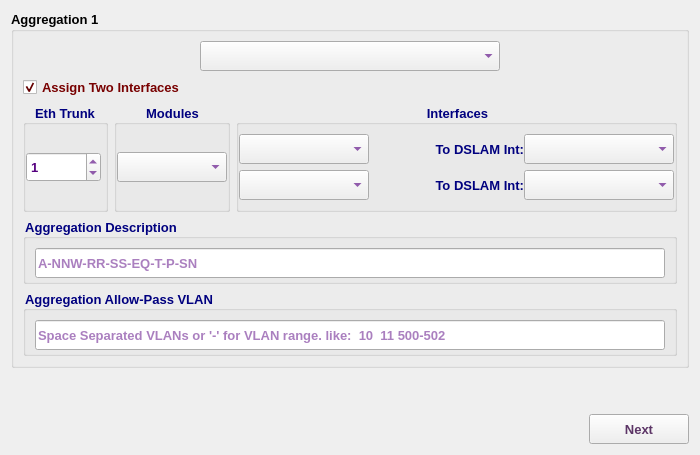
     <widget class="QWidget" name="agg1Tab">
      <attribute name="icon">
       <iconset resource="../../../../../image.qrc">
        <normaloff>:/Image/switch2.png</normaloff>:/Image/switch2.png</iconset>
      </attribute>
      <attribute name="title">
       <string>agg1</string>
      </attribute>
      <layout class="QVBoxLayout" name="verticalLayout_13">
       <item>
        <widget class="QGroupBox" name="groupBox_5">
         <property name="sizePolicy">
          <sizepolicy hsizetype="Expanding" vsizetype="Expanding">
           <horstretch>0</horstretch>
           <verstretch>0</verstretch>
          </sizepolicy>
         </property>
         <property name="minimumSize">
          <size>
           <width>0</width>
           <height>0</height>
          </size>
         </property>
         <property name="maximumSize">
          <size>
           <width>16777215</width>
           <height>800</height>
          </size>
         </property>
         <property name="font">
          <font>
           <family>Tahoma</family>
           <pointsize>10</pointsize>
           <weight>75</weight>
           <bold>true</bold>
          </font>
         </property>
         <property name="title">
          <string>Aggregation 1 </string>
         </property>
         <layout class="QVBoxLayout" name="verticalLayout_3">
          <item>
           <layout class="QHBoxLayout" name="horizontalLayout_9">
            <item>
             <spacer name="horizontalSpacer_6">
              <property name="font">
               <font>
                <family>Tahoma</family>
                <pointsize>10</pointsize>
               </font>
              </property>
              <property name="orientation">
               <enum>Qt::Horizontal</enum>
              </property>
              <property name="sizeHint" stdset="0">
               <size>
                <width>40</width>
                <height>20</height>
               </size>
              </property>
             </spacer>
            </item>
            <item>
             <widget class="QComboBox" name="agg1CB">
              <property name="minimumSize">
               <size>
                <width>300</width>
                <height>30</height>
               </size>
              </property>
              <property name="maximumSize">
               <size>
                <width>300</width>
                <height>30</height>
               </size>
              </property>
              <property name="font">
               <font>
                <family>Tahoma</family>
                <pointsize>10</pointsize>
                <weight>75</weight>
                <bold>true</bold>
               </font>
              </property>
              <property name="styleSheet">
               <string notr="true">color: rgb(85, 0, 127);</string>
              </property>
             </widget>
            </item>
            <item>
             <spacer name="horizontalSpacer_7">
              <property name="font">
               <font>
                <family>Tahoma</family>
                <pointsize>10</pointsize>
               </font>
              </property>
              <property name="orientation">
               <enum>Qt::Horizontal</enum>
              </property>
              <property name="sizeHint" stdset="0">
               <size>
                <width>40</width>
                <height>20</height>
               </size>
              </property>
             </spacer>
            </item>
           </layout>
          </item>
          <item>
           <widget class="QCheckBox" name="agg1dIntCB">
            <property name="font">
             <font>
              <family>Tahoma</family>
              <pointsize>10</pointsize>
              <weight>75</weight>
              <bold>true</bold>
             </font>
            </property>
            <property name="styleSheet">
             <string notr="true">color: rgb(120, 0, 0);</string>
            </property>
            <property name="text">
             <string>Assign Two Interfaces</string>
            </property>
            <property name="checked">
             <bool>true</bool>
            </property>
           </widget>
          </item>
          <item>
           <layout class="QHBoxLayout" name="horizontalLayout_5">
            <item>
             <widget class="QGroupBox" name="groupBox_2">
              <property name="maximumSize">
               <size>
                <width>85</width>
                <height>16777215</height>
               </size>
              </property>
              <property name="font">
               <font>
                <family>Tahoma</family>
                <pointsize>10</pointsize>
                <weight>75</weight>
                <bold>true</bold>
               </font>
              </property>
              <property name="styleSheet">
               <string notr="true">color: rgb(0, 0, 127);</string>
              </property>
              <property name="title">
               <string>Eth Trunk</string>
              </property>
              <property name="alignment">
               <set>Qt::AlignCenter</set>
              </property>
              <layout class="QVBoxLayout" name="verticalLayout">
               <property name="spacing">
                <number>0</number>
               </property>
               <property name="leftMargin">
                <number>0</number>
               </property>
               <property name="topMargin">
                <number>0</number>
               </property>
               <property name="rightMargin">
                <number>0</number>
               </property>
               <property name="bottomMargin">
                <number>0</number>
               </property>
               <item>
                <widget class="QSpinBox" name="agg1EthSB">
                 <property name="minimumSize">
                  <size>
                   <width>75</width>
                   <height>30</height>
                  </size>
                 </property>
                 <property name="maximumSize">
                  <size>
                   <width>75</width>
                   <height>30</height>
                  </size>
                 </property>
                 <property name="font">
                  <font>
                   <family>Tahoma</family>
                   <pointsize>10</pointsize>
                   <weight>75</weight>
                   <bold>true</bold>
                  </font>
                 </property>
                 <property name="styleSheet">
                  <string notr="true">color: rgb(85, 0, 127);</string>
                 </property>
                 <property name="maximum">
                  <number>1000</number>
                 </property>
                 <property name="value">
                  <number>1</number>
                 </property>
                </widget>
               </item>
              </layout>
             </widget>
            </item>
            <item>
             <widget class="QGroupBox" name="groupBox_6">
              <property name="maximumSize">
               <size>
                <width>200</width>
                <height>16777215</height>
               </size>
              </property>
              <property name="font">
               <font>
                <family>Tahoma</family>
                <pointsize>10</pointsize>
                <weight>75</weight>
                <bold>true</bold>
               </font>
              </property>
              <property name="styleSheet">
               <string notr="true">color: rgb(0, 0, 127);</string>
              </property>
              <property name="title">
               <string>Modules</string>
              </property>
              <property name="alignment">
               <set>Qt::AlignCenter</set>
              </property>
              <layout class="QHBoxLayout" name="horizontalLayout_16">
               <property name="spacing">
                <number>0</number>
               </property>
               <property name="leftMargin">
                <number>0</number>
               </property>
               <property name="topMargin">
                <number>0</number>
               </property>
               <property name="rightMargin">
                <number>0</number>
               </property>
               <property name="bottomMargin">
                <number>0</number>
               </property>
               <item>
                <widget class="QComboBox" name="a1mCB">
                 <property name="minimumSize">
                  <size>
                   <width>110</width>
                   <height>30</height>
                  </size>
                 </property>
                 <property name="maximumSize">
                  <size>
                   <width>110</width>
                   <height>30</height>
                  </size>
                 </property>
                 <property name="font">
                  <font>
                   <family>Tahoma</family>
                   <pointsize>10</pointsize>
                   <weight>75</weight>
                   <bold>true</bold>
                  </font>
                 </property>
                 <property name="styleSheet">
                  <string notr="true">color: rgb(85, 0, 127);</string>
                 </property>
                </widget>
               </item>
              </layout>
             </widget>
            </item>
            <item>
             <widget class="QGroupBox" name="groupBox">
              <property name="sizePolicy">
               <sizepolicy hsizetype="Expanding" vsizetype="Preferred">
                <horstretch>0</horstretch>
                <verstretch>0</verstretch>
               </sizepolicy>
              </property>
              <property name="font">
               <font>
                <family>Tahoma</family>
                <pointsize>10</pointsize>
                <weight>75</weight>
                <bold>true</bold>
               </font>
              </property>
              <property name="styleSheet">
               <string notr="true">color: rgb(0, 0, 127);</string>
              </property>
              <property name="title">
               <string>Interfaces</string>
              </property>
              <property name="alignment">
               <set>Qt::AlignCenter</set>
              </property>
              <layout class="QVBoxLayout" name="verticalLayout_6">
               <property name="leftMargin">
                <number>0</number>
               </property>
               <property name="rightMargin">
                <number>0</number>
               </property>
               <item>
                <widget class="QFrame" name="agg1Int1Frame">
                 <property name="font">
                  <font>
                   <family>Tahoma</family>
                   <pointsize>10</pointsize>
                  </font>
                 </property>
                 <property name="frameShape">
                  <enum>QFrame::NoFrame</enum>
                 </property>
                 <property name="frameShadow">
                  <enum>QFrame::Raised</enum>
                 </property>
                 <layout class="QHBoxLayout" name="horizontalLayout_14">
                  <property name="spacing">
                   <number>0</number>
                  </property>
                  <property name="leftMargin">
                   <number>0</number>
                  </property>
                  <property name="topMargin">
                   <number>0</number>
                  </property>
                  <property name="rightMargin">
                   <number>0</number>
                  </property>
                  <property name="bottomMargin">
                   <number>0</number>
                  </property>
                  <item>
                   <widget class="QComboBox" name="agg1Int1CB">
                    <property name="minimumSize">
                     <size>
                      <width>130</width>
                      <height>30</height>
                     </size>
                    </property>
                    <property name="maximumSize">
                     <size>
                      <width>130</width>
                      <height>30</height>
                     </size>
                    </property>
                    <property name="font">
                     <font>
                      <family>Tahoma</family>
                      <pointsize>10</pointsize>
                      <weight>75</weight>
                      <bold>true</bold>
                     </font>
                    </property>
                    <property name="styleSheet">
                     <string notr="true">color: rgb(85, 0, 127);</string>
                    </property>
                   </widget>
                  </item>
                  <item>
                   <widget class="QLabel" name="label_2">
                    <property name="minimumSize">
                     <size>
                      <width>155</width>
                      <height>30</height>
                     </size>
                    </property>
                    <property name="maximumSize">
                     <size>
                      <width>16777215</width>
                      <height>30</height>
                     </size>
                    </property>
                    <property name="font">
                     <font>
                      <family>Tahoma</family>
                      <pointsize>10</pointsize>
                      <weight>75</weight>
                      <bold>true</bold>
                     </font>
                    </property>
                    <property name="text">
                     <string>To DSLAM Int:</string>
                    </property>
                    <property name="alignment">
                     <set>Qt::AlignRight|Qt::AlignTrailing|Qt::AlignVCenter</set>
                    </property>
                   </widget>
                  </item>
                  <item>
                   <widget class="QComboBox" name="a1i1diCB">
                    <property name="sizePolicy">
                     <sizepolicy hsizetype="Expanding" vsizetype="Preferred">
                      <horstretch>0</horstretch>
                      <verstretch>0</verstretch>
                     </sizepolicy>
                    </property>
                    <property name="minimumSize">
                     <size>
                      <width>150</width>
                      <height>30</height>
                     </size>
                    </property>
                    <property name="maximumSize">
                     <size>
                      <width>250</width>
                      <height>30</height>
                     </size>
                    </property>
                    <property name="font">
                     <font>
                      <family>Tahoma</family>
                      <pointsize>10</pointsize>
                      <weight>75</weight>
                      <bold>true</bold>
                     </font>
                    </property>
                    <property name="styleSheet">
                     <string notr="true">color: rgb(85, 0, 127);</string>
                    </property>
                   </widget>
                  </item>
                 </layout>
                </widget>
               </item>
               <item>
                <widget class="QFrame" name="agg1Int2Frame">
                 <property name="font">
                  <font>
                   <family>Tahoma</family>
                   <pointsize>10</pointsize>
                  </font>
                 </property>
                 <property name="frameShape">
                  <enum>QFrame::NoFrame</enum>
                 </property>
                 <property name="frameShadow">
                  <enum>QFrame::Raised</enum>
                 </property>
                 <layout class="QHBoxLayout" name="horizontalLayout_13">
                  <property name="spacing">
                   <number>0</number>
                  </property>
                  <property name="leftMargin">
                   <number>0</number>
                  </property>
                  <property name="topMargin">
                   <number>0</number>
                  </property>
                  <property name="rightMargin">
                   <number>0</number>
                  </property>
                  <property name="bottomMargin">
                   <number>0</number>
                  </property>
                  <item>
                   <widget class="QComboBox" name="agg1Int2CB">
                    <property name="minimumSize">
                     <size>
                      <width>130</width>
                      <height>30</height>
                     </size>
                    </property>
                    <property name="maximumSize">
                     <size>
                      <width>130</width>
                      <height>30</height>
                     </size>
                    </property>
                    <property name="font">
                     <font>
                      <family>Tahoma</family>
                      <pointsize>10</pointsize>
                      <weight>75</weight>
                      <bold>true</bold>
                     </font>
                    </property>
                    <property name="styleSheet">
                     <string notr="true">color: rgb(85, 0, 127);</string>
                    </property>
                   </widget>
                  </item>
                  <item>
                   <widget class="QLabel" name="label_3">
                    <property name="minimumSize">
                     <size>
                      <width>155</width>
                      <height>30</height>
                     </size>
                    </property>
                    <property name="maximumSize">
                     <size>
                      <width>16777215</width>
                      <height>30</height>
                     </size>
                    </property>
                    <property name="font">
                     <font>
                      <family>Tahoma</family>
                      <pointsize>10</pointsize>
                      <weight>75</weight>
                      <bold>true</bold>
                     </font>
                    </property>
                    <property name="text">
                     <string>To DSLAM Int:</string>
                    </property>
                    <property name="alignment">
                     <set>Qt::AlignRight|Qt::AlignTrailing|Qt::AlignVCenter</set>
                    </property>
                   </widget>
                  </item>
                  <item>
                   <widget class="QComboBox" name="a1i2diCB">
                    <property name="sizePolicy">
                     <sizepolicy hsizetype="Expanding" vsizetype="Preferred">
                      <horstretch>0</horstretch>
                      <verstretch>0</verstretch>
                     </sizepolicy>
                    </property>
                    <property name="minimumSize">
                     <size>
                      <width>150</width>
                      <height>30</height>
                     </size>
                    </property>
                    <property name="maximumSize">
                     <size>
                      <width>250</width>
                      <height>30</height>
                     </size>
                    </property>
                    <property name="font">
                     <font>
                      <family>Tahoma</family>
                      <pointsize>10</pointsize>
                      <weight>75</weight>
                      <bold>true</bold>
                     </font>
                    </property>
                    <property name="styleSheet">
                     <string notr="true">color: rgb(85, 0, 127);</string>
                    </property>
                   </widget>
                  </item>
                 </layout>
                </widget>
               </item>
              </layout>
             </widget>
            </item>
           </layout>
          </item>
          <item>
           <widget class="QGroupBox" name="groupBox_3">
            <property name="maximumSize">
             <size>
              <width>16777215</width>
              <height>66</height>
             </size>
            </property>
            <property name="font">
             <font>
              <family>Tahoma</family>
              <pointsize>10</pointsize>
              <weight>75</weight>
              <bold>true</bold>
             </font>
            </property>
            <property name="styleSheet">
             <string notr="true">color: rgb(0, 0, 127);</string>
            </property>
            <property name="title">
             <string>Aggregation Description</string>
            </property>
            <layout class="QHBoxLayout" name="horizontalLayout_2">
             <item>
              <widget class="QLineEdit" name="aggDescLE">
               <property name="minimumSize">
                <size>
                 <width>0</width>
                 <height>30</height>
                </size>
               </property>
               <property name="maximumSize">
                <size>
                 <width>16777215</width>
                 <height>30</height>
                </size>
               </property>
               <property name="font">
                <font>
                 <family>Tahoma</family>
                 <pointsize>10</pointsize>
                 <weight>75</weight>
                 <bold>true</bold>
                </font>
               </property>
               <property name="styleSheet">
                <string notr="true">color: rgb(85, 0, 127);</string>
               </property>
               <property name="readOnly">
                <bool>true</bool>
               </property>
               <property name="placeholderText">
                <string>A-NNW-RR-SS-EQ-T-P-SN</string>
               </property>
              </widget>
             </item>
            </layout>
           </widget>
          </item>
          <item>
           <widget class="QGroupBox" name="groupBox_4">
            <property name="maximumSize">
             <size>
              <width>16777215</width>
              <height>66</height>
             </size>
            </property>
            <property name="font">
             <font>
              <family>Tahoma</family>
              <pointsize>10</pointsize>
              <weight>75</weight>
              <bold>true</bold>
             </font>
            </property>
            <property name="styleSheet">
             <string notr="true">color: rgb(0, 0, 127);</string>
            </property>
            <property name="title">
             <string>Aggregation Allow-Pass VLAN</string>
            </property>
            <layout class="QHBoxLayout" name="horizontalLayout_4">
             <item>
              <widget class="QLineEdit" name="aggAllowPassLE">
               <property name="minimumSize">
                <size>
                 <width>0</width>
                 <height>30</height>
                </size>
               </property>
               <property name="maximumSize">
                <size>
                 <width>16777215</width>
                 <height>30</height>
                </size>
               </property>
               <property name="font">
                <font>
                 <family>Tahoma</family>
                 <pointsize>10</pointsize>
                 <weight>75</weight>
                 <bold>true</bold>
                </font>
               </property>
               <property name="styleSheet">
                <string notr="true">color: rgb(85, 0, 127);</string>
               </property>
               <property name="readOnly">
                <bool>true</bool>
               </property>
               <property name="placeholderText">
                <string>Space Separated VLANs or '-' for VLAN range. like:  10  11 500-502</string>
               </property>
               <property name="cursorMoveStyle">
                <enum>Qt::VisualMoveStyle</enum>
               </property>
              </widget>
             </item>
            </layout>
           </widget>
          </item>
         </layout>
        </widget>
       </item>
       <item>
        <spacer name="verticalSpacer_4">
         <property name="orientation">
          <enum>Qt::Vertical</enum>
         </property>
         <property name="sizeHint" stdset="0">
          <size>
           <width>20</width>
           <height>40</height>
          </size>
         </property>
        </spacer>
       </item>
       <item>
        <layout class="QHBoxLayout" name="horizontalLayout_18">
         <item>
          <spacer name="horizontalSpacer_3">
           <property name="font">
            <font>
             <family>Tahoma</family>
             <pointsize>10</pointsize>
            </font>
           </property>
           <property name="orientation">
            <enum>Qt::Horizontal</enum>
           </property>
           <property name="sizeHint" stdset="0">
            <size>
             <width>40</width>
             <height>20</height>
            </size>
           </property>
          </spacer>
         </item>
         <item>
          <widget class="QPushButton" name="next1Btn">
           <property name="enabled">
            <bool>true</bool>
           </property>
           <property name="sizePolicy">
            <sizepolicy hsizetype="Preferred" vsizetype="Preferred">
             <horstretch>0</horstretch>
             <verstretch>0</verstretch>
            </sizepolicy>
           </property>
           <property name="minimumSize">
            <size>
             <width>100</width>
             <height>30</height>
            </size>
           </property>
           <property name="maximumSize">
            <size>
             <width>150</width>
             <height>30</height>
            </size>
           </property>
           <property name="font">
            <font>
             <family>Tahoma</family>
             <pointsize>10</pointsize>
             <weight>75</weight>
             <bold>true</bold>
            </font>
           </property>
           <property name="styleSheet">
            <string notr="true">color: rgb(92, 53, 102);</string>
           </property>
           <property name="text">
            <string>Next</string>
           </property>
           <property name="icon">
            <iconset resource="../../../../../image.qrc">
             <normaloff>:/Image/next.png</normaloff>:/Image/next.png</iconset>
           </property>
           <property name="iconSize">
            <size>
             <width>20</width>
             <height>20</height>
            </size>
           </property>
          </widget>
         </item>
        </layout>
       </item>
      </layout>
     </widget>
